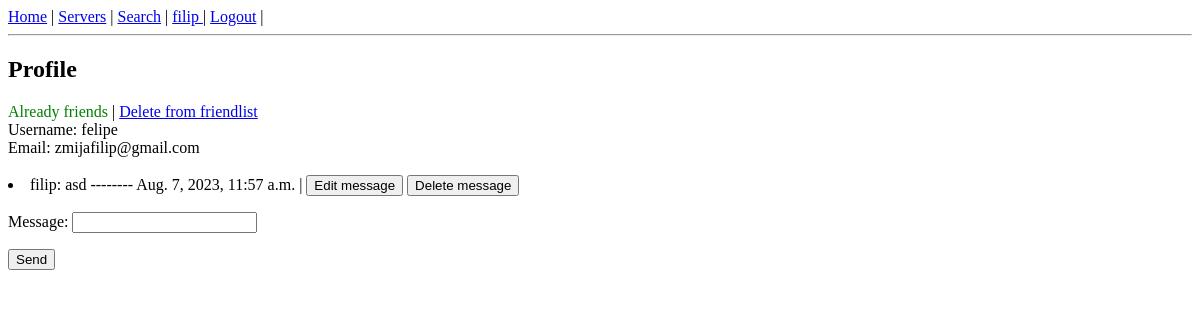
The page /user/felipe (signed in) on the database as committed earlier.
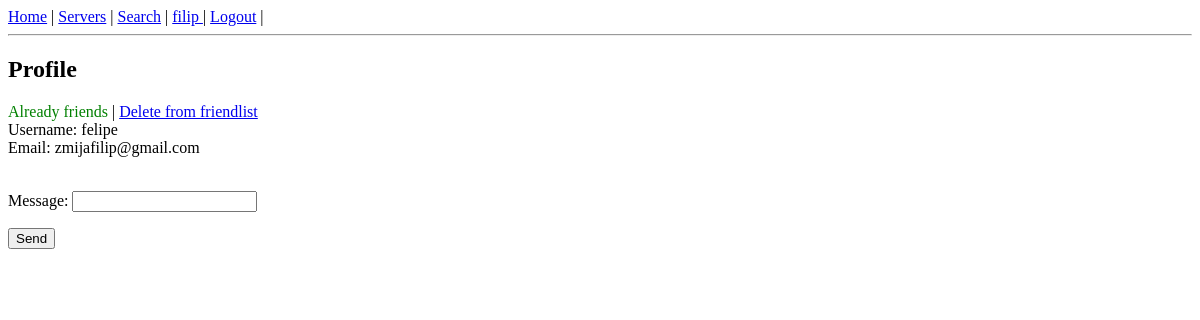
The same page on the database as committed later.
### viperchat/models.py (models this page shows, shortened)
class User(AbstractUser):
    friends = models.ManyToManyField('self', blank=True)
    username = models.SlugField(unique=True, max_length=150)
    class Meta:
        permissions = [
            ('friends_see_profile', 'Friends can see user profile'),
            ('change_user_group', 'Can change users group'),    #   Modify users group in server
            ('everyone_see_profile', 'Everyone can see user profile')
        ]

class Message(models.Model):
    id = models.UUIDField(
        default=uuid.uuid4,
        unique=True,
        primary_key=True,
        editable=False
    )
    room = models.ForeignKey(Room, on_delete=models.CASCADE, blank=True, null=True)
    author = models.ForeignKey(User, on_delete=models.CASCADE, related_name='author')
    message_receiver = models.ForeignKey(User, on_delete=models.CASCADE, related_name='message_receiver', blank=True, null=True)
    content = models.TextField()
    date_created = models.DateTimeField(auto_now_add=True)
    date_edited = models.DateTimeField(null=True, blank=True)
    class Meta:
        permissions = [
            ("delete_message_from_server", "Can delete message from server"),
        ]

### viperchat/views.py (the view, shortened to what this page needs)
# urls.py: path('user/<slug:username>', vchat.UserProfile.as_view(), name='user_detail'),
class UserProfile(LoginRequiredMixin, FormMixin, DetailView):
    model = User
    template_name = 'viperchat/user_profile.html'
    context_object_name = 'user'
    form_class = SendMessageForm
    def get_object(self, queryset=None):
        username = self.kwargs['username']
        user = User.objects.get(username=username)
        return user
    def get_context_data(self, **kwargs):
        context = super().get_context_data(**kwargs)
        friend_request = FriendRequest.objects.filter(sender=self.request.user, receiver=self.get_object())
        friend_request_mirror = FriendRequest.objects.filter(sender=self.get_object(), receiver=self.request.user)
        user_profile_settings = UserPermissionSettings.objects.get(user=self.get_object())
        context['user_settings'] = user_profile_settings
        context['friend_request'] = friend_request
        context['friend_request_mirror'] = friend_request_mirror
        if self.request.user in self.get_object().friends.all():    # Display chat
            friend_messages = Message.objects.filter(author=self.get_object(), message_receiver=self.request.user)
            logged_user_messages = Message.objects.filter(author=self.request.user, message_receiver=self.get_object())
            context['chat'] = (friend_messages | logged_user_messages).order_by('date_created')
            return context
        return context

### viperchat/forms.py
class SendMessageForm(forms.Form):
    message = forms.CharField(max_length=255)

### viperchat/context_processor.py (called while the page is built)
def get_create_room_permission(request):
    content_type = ContentType.objects.get_for_model(Server)
    permission = Permission.objects.get(codename='create_room_in_server', content_type=content_type)
    return {'create_permission': permission}

def get_homepage(request):
    return {'welcome': 'Welcome to great chat'}

def get_server_list(request):
    public_servers = Server.objects.filter(is_private=False)
    return {'server_list': public_servers}

def get_edit_permissions(request):
    permission = Permission.objects.get(codename='edit_permissions_in_server')
    return {'edit_permissions': permission}

def get_delete_user(request):
    permission = Permission.objects.get(codename='delete_user_from_server')
    return {'delete_users_permission': permission}

def get_send_invite_permission(request):
    permission = Permission.objects.get(codename='send_invitation')
    return {'send_invitation_permission': permission}

### templates/viperchat/user_profile.html (shortened to what this page needs)
{% extends 'viperchat/base.html' %}
{% block content %}
<h2>Profile</h2>
{% if request.user == user %}
<a href="{% url 'edit_profile' user.username %}">Edit profile</a> |
<a href="{% url 'notifications' user.username %}">Notifications</a> |
<a href="{% url 'friend_request_list' user.username %}">Friend requests</a> |
<a href="{% url 'user_server_invites' user.username %}">Server requests</a> |
<a href="{% url 'logged_user_servers' user.username %}">Your servers</a> | <br>
{% else %}
{% if friend_request.exists %}
    {% for request in friend_request %}
    {% if request.status == 'waiting' %}
        <a href="{% url 'friend_request_delete' request.pk %}">Cancel friend request</a><br>
    {% endif %}
    {% endfor %}
{% elif request.user in user.friends.all %}
<span style="color : green">Already friends</span> | <a href="{% url 'delete_friend' user.username %}">Delete from friendlist</a><br>
{% elif friend_request_mirror.exists %}
    {% for request in friend_request_mirror%}
    <a href="{% url 'friend_request_detail' request.pk %}">User sent you invitation</a><br>
    {% endfor %}
{% else %}
    <a href="{% url 'friend_notification' user.username %}">Add friend</a><br>
{% endif %}
{% endif %}
Username: {{ user.username }} <br>
{% if request.user == user or user_settings.everyone_see_your_profile == 'Forbidden' and request.user in user.friends.all or user_settings.everyone_see_your_profile == 'Allowed' %}
{% if request.user == user or user_settings.hide_email == 'Forbidden' %}
Email: {{ user.email }}<br>
{% endif %}
<br>
{% if chat %}
{% for message in chat %}
<li> {{ message.author }}: {{ message.content }} --------{% if message.date_edited %} Edited: {{ message.date_edited }} {% else %} {{ message.date_created }} {% endif %} |
    {% if request.user == message.author %}
    <a href="{% url 'message_edit' message.pk %}"><button>Edit message</button></a>
    <a href="{% url 'delete_message' message.pk %}"><button>Delete message</button></a>
    {% endif %}
{% endfor %}
{% endif %}
{% if request.user != user %}
{% if request.user in user.friends.all %}
<form method="POST" action="">
    {{ form.as_p }}
    <input type="submit" value="Send">
</form>
{% endif %}
{% endif %}
{% endif %}
{% endblock %}

### templates/viperchat/base.html (shortened to what this page needs)
{% load template_filters %}
{% load static %}
<!DOCTYPE html>
<html lang="en">
<head>
    <link rel="stylesheet" href="{% static 'css/style.css' %}">
</head>
<body> <div id="weather" class="weather"></div>
    <a href="{% url 'home' %}">Home</a> |
    <a href="{% url 'servers' %}">Servers</a> |
    <a href="{% url 'search' %}">Search</a> |
    {% if user.is_authenticated %}
        <a href="{% url 'user_detail' request.user.username %}">{{ request.user.username }} </a> |
        <a href="{% url 'account_logout' %}">Logout</a> |
    {% else %}
        <a href="{% url 'account_login' %}">Login</a> |
        <a href="{% url 'account_signup' %}">Register</a> |
    {% endif %}
    <hr>
    {% block content %}{% endblock %}
</body>
</html>

Rows that differ between the two databases and show on the page:
removed Message: author "filip", content "asd", date_created "Aug. 7, 2023, 11:57 a.m.", shows "Edit message"
